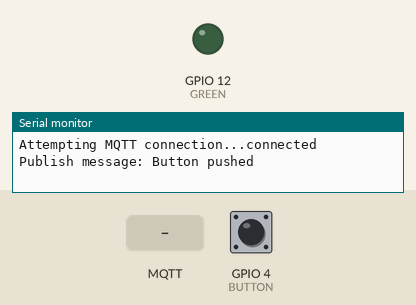
A sketch run on a simulated ESP8266 (NodeMCU). Parts: output pins drawn as LEDs (lit = HIGH), the last lines printed to the serial monitor. Inputs (shaded band) come from the test bench; at power-on: GPIO 4 (BUTTON) LOW. WiFi joins after 1.5 s; servers stay silent unless stated; random numbers use the default seed unless the sketch sets one; no MQTT or app messages arrive unless stated.

Above: at 2.7 s.
2.8 s: MQTT message "1" arrives on the first subscribed topic
At 7.0 s:
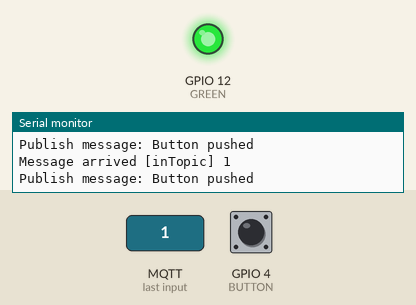
8.3 s: MQTT message "on" arrives on the first subscribed topic
13.6 s: MQTT message "off" arrives on the first subscribed topic
Timing chart, 0 to 24.6 s (numbered marks = the images above; inputs shaded):
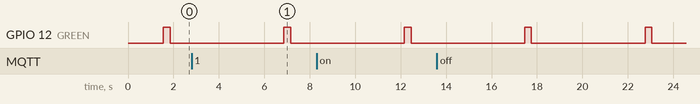

The sketch:

mqtt_with_wifimanager.ino
```cpp
#include <ESP8266WiFi.h>

#include <DNSServer.h>
#include <ESP8266WebServer.h>
#include <WiFiManager.h>

#include <PubSubClient.h>

WiFiClient wifiClient;
PubSubClient client(wifiClient);
WiFiManager wifiManager;

long lastMsg = 0;
char msg[50];
int value = 0;

const char* mqtt_server = "192.168.1.7";

const int BUTTON = 4;
const int GREEN = 12;

// WIFI PART //
void setup_wifi() {
  wifiManager.autoConnect();
}
// WIFI PART //


// MQTT PART //
void reconnect() {
  while (!client.connected()) {
    Serial.print("Attempting MQTT connection...");
    String clientId = "ESP8266Client-";
    clientId += String(random(0xffff), HEX);
    // Attempt to connect
    if (client.connect(clientId.c_str())) {
      Serial.println("connected");
      client.subscribe("inTopic");
    } else {
      Serial.print("failed, rc=");
      Serial.print(client.state());
      Serial.println(" try again in 5 seconds");
      delay(5000);
    }
  }
}

void callback(char* topic, byte* payload, unsigned int length) {
  Serial.print("Message arrived [");
  Serial.print(topic);
  Serial.print("] ");
  for (int i = 0; i < length; i++) {
    Serial.print((char)payload[i]);
  }
  Serial.println();
}

void setup_mqtt() {
  client.setServer(mqtt_server, 1883);
  client.setCallback(callback);
}
// MQTT PART //

void setup_gpio() {
  pinMode(BUTTON, INPUT);
  pinMode(GREEN, OUTPUT);
}

void setup() {
  Serial.begin(115200);
  setup_wifi();
  setup_mqtt();
  setup_gpio();
}

void loop() {
  if (!client.connected()) {
    reconnect();
  }
  client.loop();

  int buttonValue = digitalRead(BUTTON);

  if ( buttonValue > 0 ) {
    digitalWrite(GREEN, LOW);
  } else {
    digitalWrite(GREEN, HIGH);
    snprintf (msg, 75, "Button pushed");
    Serial.print("Publish message: ");
    Serial.println(msg);
    client.publish("outTopic", msg);
    delay(300);
    digitalWrite(GREEN, LOW);
    delay(5000);
  }
}
```

Measured:
- by itself, GPIO 12 (GREEN): alternates HIGH for 0.30 s and LOW for 5.0 s
